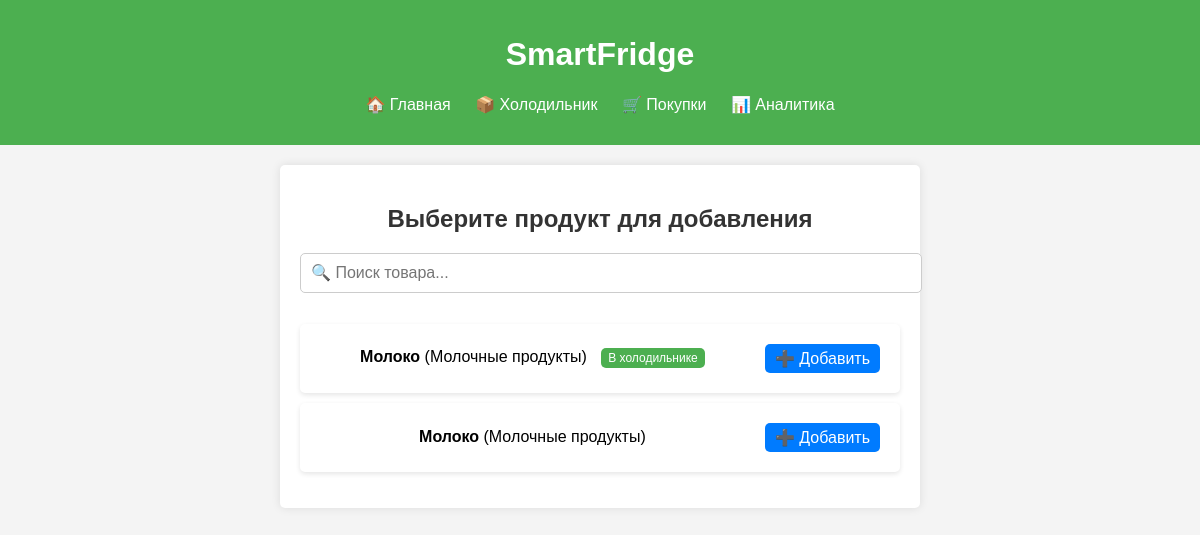
The page /products (signed in) on the database its author committed.
### app/models.py (models this page shows, shortened)
class Product(db.Model):
    id: Mapped[int] = mapped_column(sa.Integer, primary_key=True, autoincrement=True)
    name: Mapped[str] = mapped_column(sa.String(100), nullable=False)
    product_type: Mapped[str] = mapped_column(sa.String(50), nullable=False)
    manufacture_date: Mapped[sa.Date] = mapped_column(sa.Date, nullable=False)
    expiration_date: Mapped[sa.Date] = mapped_column(sa.Date, nullable=False)
    quantity: Mapped[float] = mapped_column(sa.Float, nullable=False)
    unit: Mapped[str] = mapped_column(sa.String(20), nullable=False)  # кг, шт, л и т. д.
    nutrition_info: Mapped[str] = mapped_column(sa.Text, nullable=True)
    allergens: Mapped[bool] = mapped_column(sa.Boolean, default=False)

### app/routes.py (the view)
@app.route('/products')
@login_required
def find_product():
    products = Product.query.all()
    fridge_items = {item.product_id for item in Fridge.query.filter_by(user_id=current_user.id).all()}  # ID продуктов в холодильнике
    return render_template('find_product.html', products=products, fridge_items=fridge_items)

### app/models.py (called while the page is built)
@login.user_loader
def load_user(id):
  return db.session.get(User, int(id))

### app/templates/find_product.html (shortened to what this page needs)
{% extends "base.html" %}
{% block content %}
    <h2>Выберите продукт для добавления</h2>
    <input type="text" id="search-box" placeholder="🔍 Поиск товара..." class="search-input">
    <ul class="product-list">
        {% for product in products %}
            <li data-product-id="{{ product.id }}" class="product-item">
                <div class="product-info">
                    <strong class="product-name">{{ product.name }}</strong> ({{ product.product_type }})
                    {% if product.id in fridge_items %}
                        <span class="in-fridge-badge">В холодильнике</span>
                    {% endif %}
                </div>
                <button class="add-btn">➕ Добавить</button>
            </li>
        {% endfor %}
    </ul>
{% endblock %}

### app/static/css/styles.css (style rules this page uses)
body { font-family: Arial, sans-serif; background-color: #f4f4f4; margin: 0; padding: 0; text-align: center; }
h2 { color: #333; }
button { padding: 10px 15px; margin: 5px; border: none; border-radius: 5px; background-color: #4CAF50; color: white; font-size: 16px; cursor: pointer; }
.product-info { flex-grow: 1; }
.product-list { list-style: none; padding: 0; }
.product-list li { display: flex; justify-content: space-between; align-items: center; padding: 10px; background: white; border-radius: 5px; box-shadow: 0 2px 5px rgba(0, 0, 0, 0.1); margin-bottom: 10px; }
.add-btn { background-color: #007bff; color: white; padding: 5px 10px; border: none; border-radius: 5px; cursor: pointer; }
.in-fridge-badge { display: inline-block; padding: 3px 7px; margin-left: 10px; background-color: #4CAF50; color: white; font-size: 12px; border-radius: 5px; }
#search-box { width: 100%; padding: 10px; margin-bottom: 15px; border: 1px solid #ccc; border-radius: 5px; font-size: 16px; }
button { margin: 10px; padding: 10px 15px; font-size: 16px; cursor: pointer; }

### rows shown on the page
Product: name "Молоко", product_type "Молочные продукты", shows "В холодильнике"
Product: name "Молоко", product_type "Молочные продукты"
